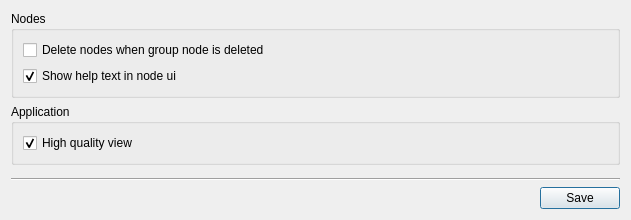
<?xml version="1.0" encoding="UTF-8"?>
<ui version="4.0">
 <class>tangle_settings</class>
 <widget class="QDialog" name="tangle_settings">
  <property name="windowModality">
   <enum>Qt::ApplicationModal</enum>
  </property>
  <property name="geometry">
   <rect>
    <x>0</x>
    <y>0</y>
    <width>631</width>
    <height>220</height>
   </rect>
  </property>
  <property name="windowTitle">
   <string>Tangle - Settings</string>
  </property>
  <layout class="QGridLayout" name="gridLayout_2">
   <item row="0" column="0" colspan="2">
    <widget class="QGroupBox" name="groupBox">
     <property name="title">
      <string>Nodes</string>
     </property>
     <layout class="QGridLayout" name="gridLayout">
      <item row="0" column="0">
       <widget class="QCheckBox" name="chk_delete_nodes_with_group_node">
        <property name="text">
         <string>Delete nodes when group node is deleted</string>
        </property>
       </widget>
      </item>
      <item row="1" column="0">
       <widget class="QCheckBox" name="chk_show_help_text_in_node_ui">
        <property name="text">
         <string>Show help text in node ui</string>
        </property>
        <property name="checked">
         <bool>true</bool>
        </property>
       </widget>
      </item>
     </layout>
    </widget>
   </item>
   <item row="4" column="0">
    <spacer name="horizontalSpacer">
     <property name="orientation">
      <enum>Qt::Horizontal</enum>
     </property>
     <property name="sizeHint" stdset="0">
      <size>
       <width>527</width>
       <height>22</height>
      </size>
     </property>
    </spacer>
   </item>
   <item row="4" column="1">
    <widget class="QPushButton" name="btn_save">
     <property name="text">
      <string>Save</string>
     </property>
    </widget>
   </item>
   <item row="3" column="0" colspan="2">
    <widget class="Line" name="line">
     <property name="orientation">
      <enum>Qt::Horizontal</enum>
     </property>
    </widget>
   </item>
   <item row="2" column="0">
    <spacer name="verticalSpacer">
     <property name="orientation">
      <enum>Qt::Vertical</enum>
     </property>
     <property name="sizeHint" stdset="0">
      <size>
       <width>20</width>
       <height>40</height>
      </size>
     </property>
    </spacer>
   </item>
   <item row="1" column="0" colspan="2">
    <widget class="QGroupBox" name="groupBox_2">
     <property name="title">
      <string>Application</string>
     </property>
     <layout class="QGridLayout" name="gridLayout_3">
      <item row="0" column="0">
       <widget class="QCheckBox" name="chk_high_quality_view">
        <property name="text">
         <string>High quality view</string>
        </property>
        <property name="checked">
         <bool>true</bool>
        </property>
       </widget>
      </item>
     </layout>
    </widget>
   </item>
  </layout>
 </widget>
 <resources/>
 <connections/>
</ui>
